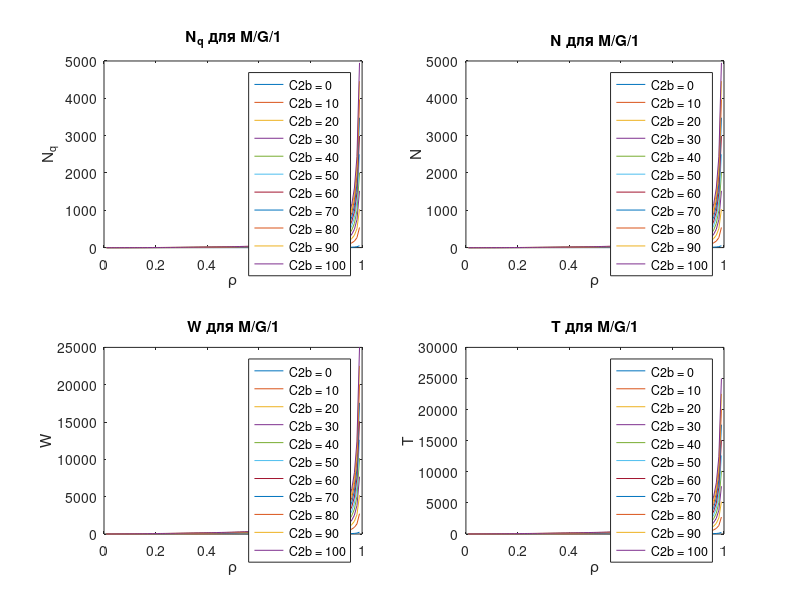
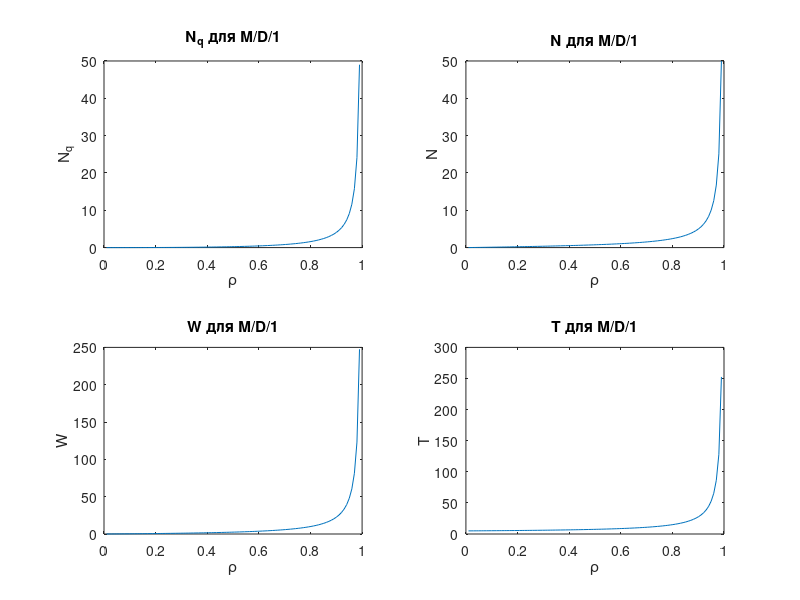
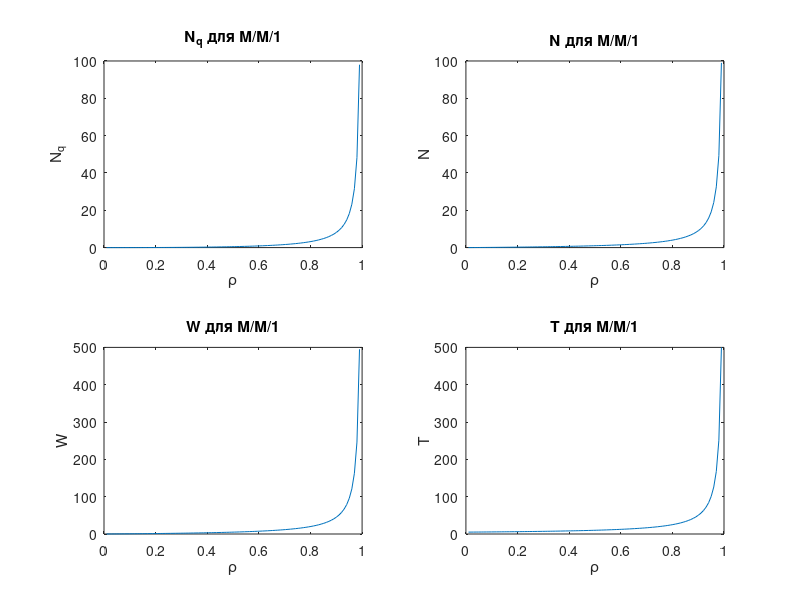

Source code (MATLAB) for these figures, in order:
% Основные параметры
lambda = 1; % интенсивность потока заявок (например, 1 заявка в единицу времени)
x_mean = 5; % среднее время обслуживания (например, 5 единиц времени)
mu = 1 / x_mean; % интенсивность обслуживания
rho_vals = linspace(0.01, 0.99, 100); % коэффициент загрузки (0 < ρ < 1)
C2b_vals = 0:10:100; % нормированная дисперсия обслуживания для M/G/1

%% Функции для расчета характеристик
% Функция для M/G/1
function [Nq, N, W, T] = MG1_calculations(rho_vals, x_mean, C2b_vals)
    Nq = zeros(length(C2b_vals), length(rho_vals));
    N = zeros(length(C2b_vals), length(rho_vals));
    W = zeros(length(C2b_vals), length(rho_vals));
    T = zeros(length(C2b_vals), length(rho_vals));

    for i = 1:length(C2b_vals)
        C2b = C2b_vals(i);
        for j = 1:length(rho_vals)
            rho = rho_vals(j);
            if rho >= 1
                warning('Значение \rho слишком близко к 1. Пропускаем расчет.');
                continue;
            end
            % Вычисления для M/G/1
            Nq(i,j) = (rho^2 * (1 + C2b)) / (2 * (1 - rho));
            N(i,j) = rho + Nq(i,j);
            W(i,j) = (rho * x_mean * (1 + C2b)) / (2 * (1 - rho));
            T(i,j) = x_mean + W(i,j);
        end
    end
end

% Функция для M/D/1
function [Nq, N, W, T] = MD1_calculations(rho_vals, x_mean)
    Nq = zeros(1, length(rho_vals));
    N = zeros(1, length(rho_vals));
    W = zeros(1, length(rho_vals));
    T = zeros(1, length(rho_vals));
    
    for j = 1:length(rho_vals)
        rho = rho_vals(j);
        if rho >= 1
            warning('Значение \rho слишком близко к 1. Пропускаем расчет.');
            continue;
        end
        % Вычисления для M/D/1
        Nq(j) = rho^2 / (2 * (1 - rho));
        N(j) = Nq(j) + rho;
        W(j) = rho * x_mean / (2 * (1 - rho));
        T(j) = W(j) + x_mean;
    end
end

% Функция для M/M/1
function [Nq, N, W, T] = MM1_calculations(rho_vals, x_mean)
    Nq = zeros(1, length(rho_vals));
    N = zeros(1, length(rho_vals));
    W = zeros(1, length(rho_vals));
    T = zeros(1, length(rho_vals));
    
    for j = 1:length(rho_vals)
        rho = rho_vals(j);
        if rho >= 1
            warning('Значение \rho слишком близко к 1. Пропускаем расчет.');
            continue;
        end
        % Вычисления для M/M/1
        Nq(j) = rho^2 / (1 - rho);
        N(j) = rho / (1 - rho);
        W(j) = rho * x_mean / (1 - rho);
        T(j) = W(j) + x_mean;
    end
end

%% Функция для построения графиков
function plot_results_MG1(rho_vals, Nq, N, W, T, C2b_vals)
    figure;
    
    subplot(2,2,1);
    for i = 1:length(C2b_vals)
        plot(rho_vals, Nq(i,:)); hold on;
    end
    title('N_q для M/G/1');
    xlabel('\rho'); ylabel('N_q');
    legend(arrayfun(@(x) ['C2b = ', num2str(x)], C2b_vals, 'UniformOutput', false));
    
    subplot(2,2,2);
    for i = 1:length(C2b_vals)
        plot(rho_vals, N(i,:)); hold on;
    end
    title('N для M/G/1');
    xlabel('\rho'); ylabel('N');
    legend(arrayfun(@(x) ['C2b = ', num2str(x)], C2b_vals, 'UniformOutput', false));
    
    subplot(2,2,3);
    for i = 1:length(C2b_vals)
        plot(rho_vals, W(i,:)); hold on;
    end
    title('W для M/G/1');
    xlabel('\rho'); ylabel('W');
    legend(arrayfun(@(x) ['C2b = ', num2str(x)], C2b_vals, 'UniformOutput', false));
    
    subplot(2,2,4);
    for i = 1:length(C2b_vals)
        plot(rho_vals, T(i,:)); hold on;
    end
    title('T для M/G/1');
    xlabel('\rho'); ylabel('T');
    legend(arrayfun(@(x) ['C2b = ', num2str(x)], C2b_vals, 'UniformOutput', false));
end

function plot_results(rho_vals, Nq, N, W, T, system_name)
    figure;
    subplot(2,2,1);
    plot(rho_vals, Nq);
    title(['N_q для ', system_name]);
    xlabel('\rho'); ylabel('N_q');
    
    subplot(2,2,2);
    plot(rho_vals, N);
    title(['N для ', system_name]);
    xlabel('\rho'); ylabel('N');
    
    subplot(2,2,3);
    plot(rho_vals, W);
    title(['W для ', system_name]);
    xlabel('\rho'); ylabel('W');
    
    subplot(2,2,4);
    plot(rho_vals, T);
    title(['T для ', system_name]);
    xlabel('\rho'); ylabel('T');
end

%% Основная программа
% Расчеты для M/G/1
[Nq_MG1, N_MG1, W_MG1, T_MG1] = MG1_calculations(rho_vals, x_mean, C2b_vals);
% Расчеты для M/D/1
[Nq_MD1, N_MD1, W_MD1, T_MD1] = MD1_calculations(rho_vals, x_mean);
% Расчеты для M/M/1
[Nq_MM1, N_MM1, W_MM1, T_MM1] = MM1_calculations(rho_vals, x_mean);

%% Построение графиков
% Графики для M/G/1 с разными C2b на одном наборе графиков
plot_results_MG1(rho_vals, Nq_MG1, N_MG1, W_MG1, T_MG1, C2b_vals);

% Графики для M/D/1
plot_results(rho_vals, Nq_MD1, N_MD1, W_MD1, T_MD1, 'M/D/1');

% Графики для M/M/1
plot_results(rho_vals, Nq_MM1, N_MM1, W_MM1, T_MM1, 'M/M/1');
